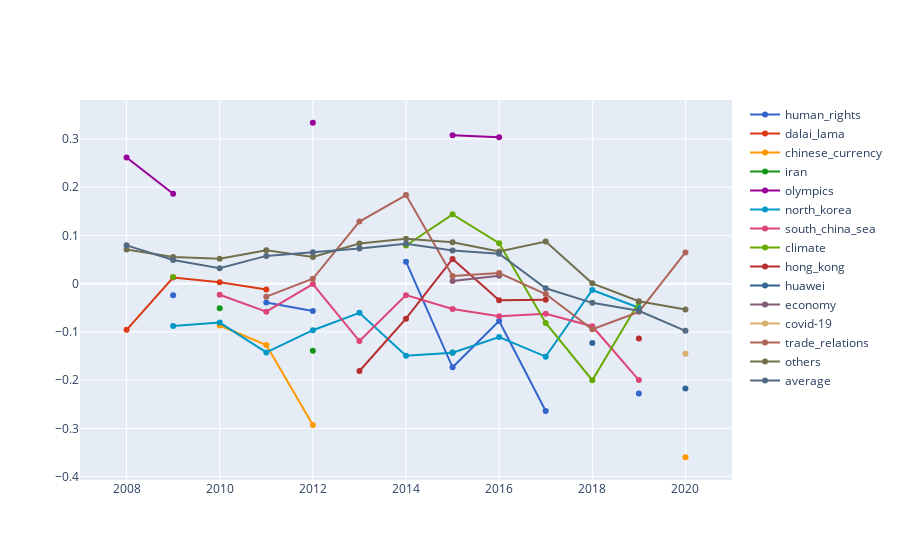

The notebook cell saved with this chart:
### Code cell
fig = go.Figure(layout_xaxis_range=[2007,2021])
colors = px.colors.qualitative.G10 + px.colors.qualitative.Antique

for i, name in enumerate(sentiment_df.drop(['year'], axis=1).columns):  
    fig.add_traces(go.Scatter(x=sentiment_df['year'], y = sentiment_df[name], name=name, marker=dict(
    color=colors[i])
    ))

fig.show()

### Figure 1 — Plotly figure (JSON) as saved in the notebook; plotly's stock layout.template omitted (floating-point values rounded to 4 significant figures)
{"data": [{"marker": {"color": "#3366CC"}, "name": "human_rights", "type": "scatter", "x": [2008, 2009, 2010, 2011, 2012, 2013, 2014, 2015, 2016, 2017, 2018, 2019, 2020], "y": [null, -0.02386, null, -0.03918, -0.05674, null, 0.04566, -0.1733, -0.07733, -0.264, null, -0.2279, null]}, {"marker": {"color": "#DC3912"}, "name": "dalai_lama", "type": "scatter", "x": [2008, 2009, 2010, 2011, 2012, 2013, 2014, 2015, 2016, 2017, 2018, 2019, 2020], "y": [-0.0957, 0.01273, 0.002808, -0.012, null, null, null, null, null, null, null, null, null]}, {"marker": {"color": "#FF9900"}, "name": "chinese_currency", "type": "scatter", "x": [2008, 2009, 2010, 2011, 2012, 2013, 2014, 2015, 2016, 2017, 2018, 2019, 2020], "y": [null, null, -0.08668, -0.1272, -0.2932, null, null, null, null, null, null, null, -0.3598]}, {"marker": {"color": "#109618"}, "name": "iran", "type": "scatter", "x": [2008, 2009, 2010, 2011, 2012, 2013, 2014, 2015, 2016, 2017, 2018, 2019, 2020], "y": [null, null, -0.05092, null, -0.139, null, null, -0.1427, null, null, null, null, null]}, {"marker": {"color": "#990099"}, "name": "olympics", "type": "scatter", "x": [2008, 2009, 2010, 2011, 2012, 2013, 2014, 2015, 2016, 2017, 2018, 2019, 2020], "y": [0.2614, 0.1864, null, null, 0.3336, null, null, 0.3075, 0.3036, null, null, null, null]}, {"marker": {"color": "#0099C6"}, "name": "north_korea", "type": "scatter", "x": [2008, 2009, 2010, 2011, 2012, 2013, 2014, 2015, 2016, 2017, 2018, 2019, 2020], "y": [null, -0.08788, -0.08056, -0.1425, -0.09647, -0.06042, -0.1493, -0.143, -0.1107, -0.1513, -0.01305, -0.04979, null]}, {"marker": {"color": "#DD4477"}, "name": "south_china_sea", "type": "scatter", "x": [2008, 2009, 2010, 2011, 2012, 2013, 2014, 2015, 2016, 2017, 2018, 2019, 2020], "y": [null, null, -0.02284, -0.05813, -0.0007686, -0.119, -0.02375, -0.05263, -0.06747, -0.06227, -0.08822, -0.1998, null]}, {"marker": {"color": "#66AA00"}, "name": "climate", "type": "scatter", "x": [2008, 2009, 2010, 2011, 2012, 2013, 2014, 2015, 2016, 2017, 2018, 2019, 2020], "y": [null, 0.01406, null, null, null, null, 0.07907, 0.1438, 0.08389, -0.08146, -0.2, -0.03835, null]}, {"marker": {"color": "#B82E2E"}, "name": "hong_kong", "type": "scatter", "x": [2008, 2009, 2010, 2011, 2012, 2013, 2014, 2015, 2016, 2017, 2018, 2019, 2020], "y": [null, null, null, null, null, -0.181, -0.07245, 0.05132, -0.03438, -0.03319, null, -0.1135, null]}, {"marker": {"color": "#316395"}, "name": "huawei", "type": "scatter", "x": [2008, 2009, 2010, 2011, 2012, 2013, 2014, 2015, 2016, 2017, 2018, 2019, 2020], "y": [null, null, null, null, null, null, null, null, null, null, -0.123, null, -0.2174]}, {"marker": {"color": "rgb(133, 92, 117)"}, "name": "economy", "type": "scatter", "x": [2008, 2009, 2010, 2011, 2012, 2013, 2014, 2015, 2016, 2017, 2018, 2019, 2020], "y": [null, null, null, null, null, null, null, 0.0056, 0.01643, null, null, null, null]}, {"marker": {"color": "rgb(217, 175, 107)"}, "name": "covid-19", "type": "scatter", "x": [2008, 2009, 2010, 2011, 2012, 2013, 2014, 2015, 2016, 2017, 2018, 2019, 2020], "y": [null, null, null, null, null, null, null, null, null, null, null, null, -0.1454]}, {"marker": {"color": "rgb(175, 100, 88)"}, "name": "trade_relations", "type": "scatter", "x": [2008, 2009, 2010, 2011, 2012, 2013, 2014, 2015, 2016, 2017, 2018, 2019, 2020], "y": [null, null, null, -0.02684, 0.01019, 0.1289, 0.1837, 0.01609, 0.02193, -0.02148, -0.09449, -0.05836, 0.06473]}, {"marker": {"color": "rgb(115, 111, 76)"}, "name": "others", "type": "scatter", "x": [2008, 2009, 2010, 2011, 2012, 2013, 2014, 2015, 2016, 2017, 2018, 2019, 2020], "y": [0.07085, 0.05521, 0.05184, 0.06939, 0.05541, 0.08326, 0.09332, 0.08591, 0.06696, 0.08722, 0.0007571, -0.03635, -0.05339]}, {"marker": {"color": "rgb(82, 106, 131)"}, "name": "average", "type": "scatter", "x": [2008, 2009, 2010, 2011, 2012, 2013, 2014, 2015, 2016, 2017, 2018, 2019, 2020], "y": [0.07942, 0.04924, 0.03193, 0.05764, 0.06537, 0.07281, 0.08292, 0.06864, 0.06209, -0.009465, -0.03974, -0.05607, -0.0977]}], "layout": {"xaxis": {"range": [2007, 2021]}}}
